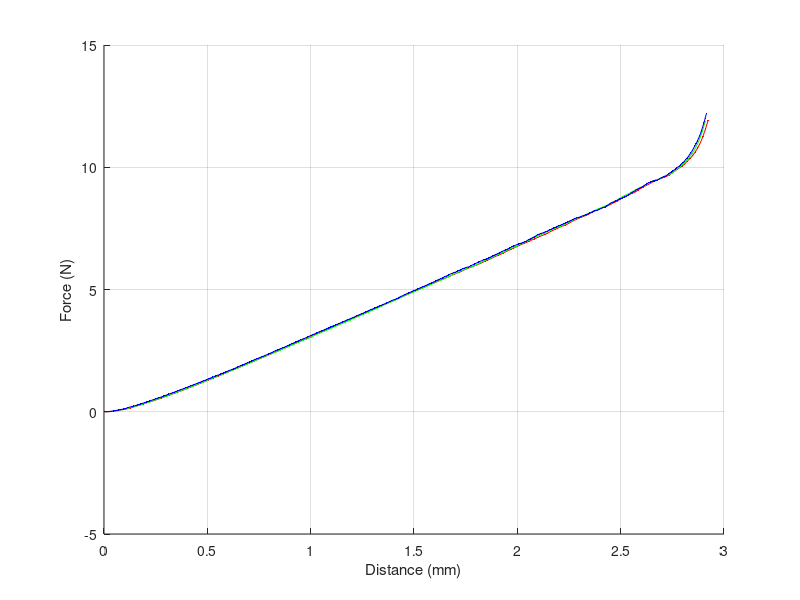

Source code (MATLAB):
% In chronological order
% 1: test data sets to get the 0 force signal
% 2: 100 pulses/s
% 3: 100 pulses/s
% 4: 50 pulses/s

clear
close all
clc

indD = 0;
dataList = {};

load TestData_10-Jun-2021_163447.mat
indD = indD+1;
dataList = [dataList,dataStore];
load TestData_10-Jun-2021_163816.mat
indD = indD+1;
dataList = [dataList,dataStore];
load TestData_10-Jun-2021_164120.mat
indD = indD+1;
dataList = [dataList,dataStore];
load TestData_10-Jun-2021_164301.mat
indD = indD+1;
dataList = [dataList,dataStore];

C = 2.22138682460533e-05; % Signal to force value

zeroSignal = mean(dataList{1}(:,2));

rev2dist = 1/4; % rev/mm
pul2rev = 3200; % pulses/rev
pul_sec = [100,100,50]; %pulses/s
time2dist = pul_sec./(rev2dist*pul2rev);

plotColors = [1 0 0;
    0 1 0;
    0 0 1];

for ind1 = 2:4
    
    data = dataList{ind1};
    data(:,2) = (data(:,2) - zeroSignal)*C;
    
    
    timeOffset = data(1,1);
    data(:,1) = data(:,1) - timeOffset;
    
    data(:,1) = data(:,1)*time2dist(ind1-1);
    

    if ind1 == 2
    data(:,1) = 3.6-data(:,1);
    selInd = data(:,1)>0 & data(:,1) < 2.93;
    data = data(selInd,:);
    data(:,2) = -data(:,2);
    elseif ind1 == 3
    data(:,1) = 3.598-data(:,1);
    selInd = data(:,1)>0 & data(:,1) < 2.921;
    data = data(selInd,:);
    data(:,2) = -data(:,2);
    elseif ind1 == 4
    data(:,1) = 3.172-data(:,1);
    selInd = data(:,1)>0 & data(:,1) < 2.92;
    data = data(selInd,:);
    data(:,2) = -data(:,2);
    end
    
    line(data(:,1),data(:,2),'color',plotColors(ind1-1,:),'marker','.','markersize',1)
    grid on
    % xlabel('Time (s)')
    xlabel('Distance (mm)')
    ylabel('Force (N)')
    
    dataOut{ind1-1} = data;
    
%     selInd = data(:,1) > 0; 
%     x = data(selInd,1);
%     y = data(selInd,2);
%     keyboard
    
end

save('pogoData','dataOut')

%%

% clf
% f = @(x) 16*exp(-(x+1)/2.75);
% plot(x,[y,f(x)])

